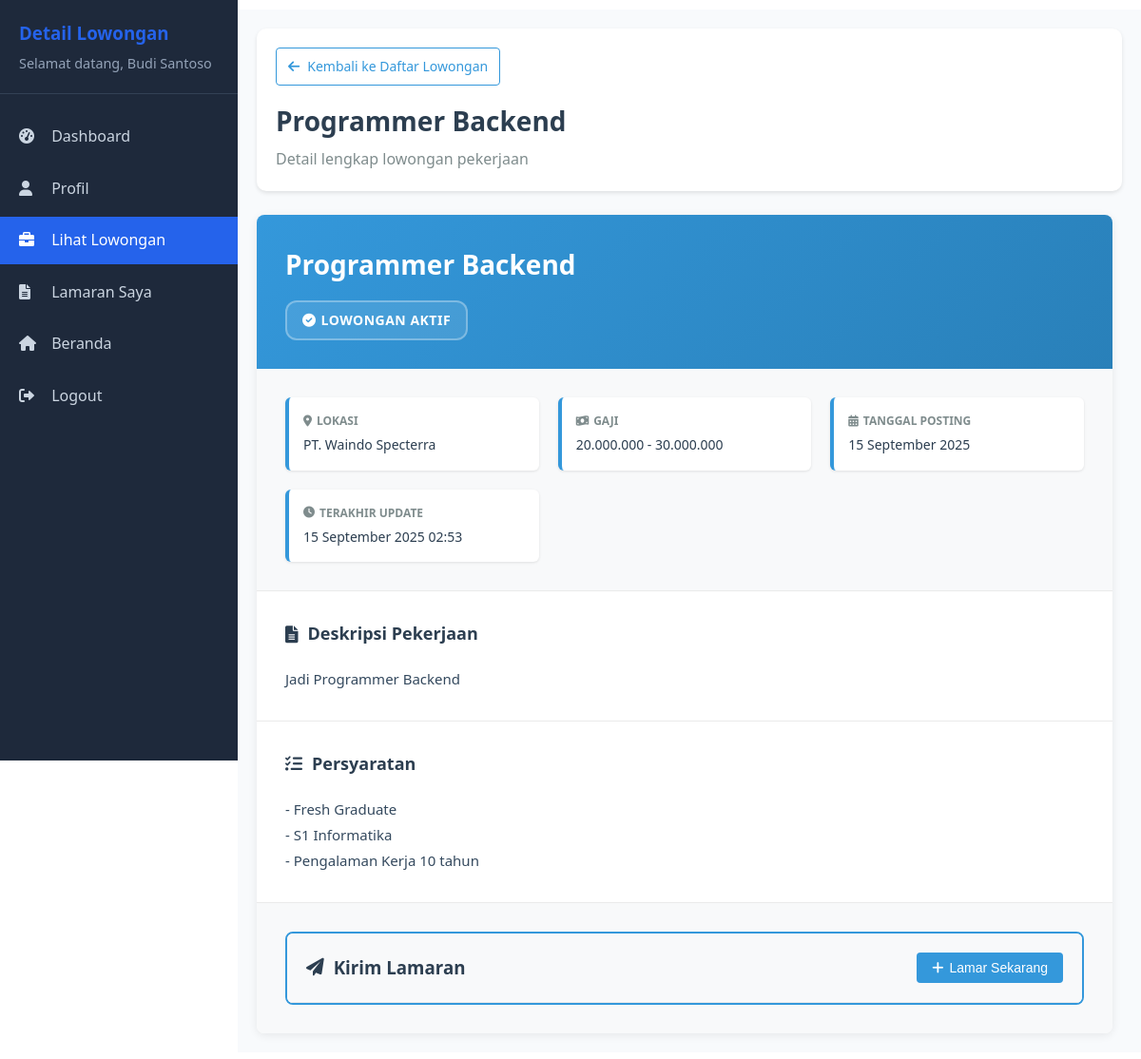
The page /pelamar/detail-lowongan.php?id=2 (signed in) on the database as committed earlier.
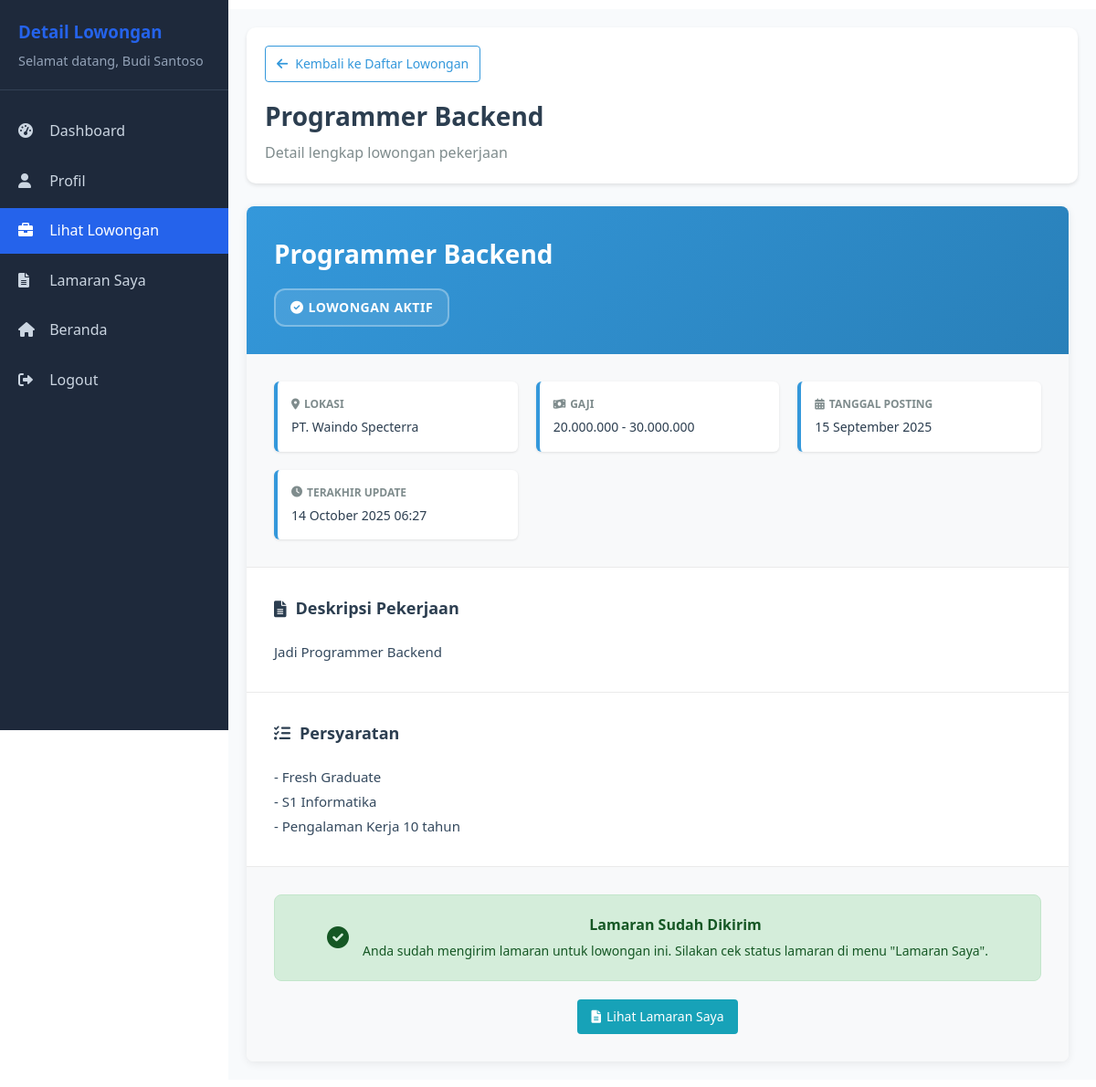
The same page on the database as committed later.
### tables this page shows
CREATE TABLE `lowongan` (
  `job_id` int NOT NULL,
  `title` varchar(200) NOT NULL,
  `description` text NOT NULL,
  `requirements` text,
  `location` varchar(100) DEFAULT NULL,
  `salary_range` varchar(50) DEFAULT NULL,
  `status` enum('open','closed') DEFAULT 'open',
  `posted_by` int DEFAULT NULL,
  `posted_at` timestamp NULL DEFAULT CURRENT_TIMESTAMP,
  `updated_at` timestamp NULL DEFAULT NULL,
  `hapus` int NOT NULL DEFAULT '0'
);

### pelamar/detail-lowongan.php (the view, shortened to what the changed rows need)
<?php
require_once '../connect/koneksi.php';
$user_id = $_SESSION['user_id'];
$job_id = isset($_GET['id']) ? (int)$_GET['id'] : 0;
$show_apply_form = isset($_GET['apply']) && $_GET['apply'] == 1;
$query = "SELECT * FROM lowongan WHERE job_id = $job_id AND hapus = 0";
$result = mysqli_query($conn, $query);
$job = mysqli_fetch_assoc($result);
$checkApplication = mysqli_query($conn, "SELECT * FROM applications WHERE job_id = $job_id AND user_id = $user_id");
$hasApplied = mysqli_num_rows($checkApplication) > 0;
?>
<!DOCTYPE html>
<html lang="id">
<head>
    <link rel="stylesheet" href="../assets/css/common.css">
    <link rel="stylesheet" href="../assets/css/navbar.css">
    <link rel="stylesheet" href="../assets/css/pages.css">
    <link rel="stylesheet" href="https://cdnjs.cloudflare.com/ajax/libs/font-awesome/6.0.0/css/all.min.css">
    <link rel="stylesheet" href="css/dashboard.css">
    <link rel="stylesheet" href="css/lowongan.css">
</head>
<body>
    <div class="dashboard-container">
        <div class="main-content">
            <div class="dashboard-header">
                <div class="header-with-back">
                    <a href="lowongan.php" class="back-button">
                        <i class="fas fa-arrow-left"></i> Kembali ke Daftar Lowongan
                    </a>
                    <h1><?php echo htmlspecialchars($job['title']); ?></h1>
                    <p>Detail lengkap lowongan pekerjaan</p>
                </div>
            </div>
            <div class="job-detail-container">
                <div class="job-detail-card">
                    <div class="job-detail-header">
                        <div class="job-title-section">
                            <h2><?php echo htmlspecialchars($job['title']); ?></h2>
                            <div class="job-status-large">
                                <?php if ($job['status'] === 'open'): ?>
                                    <span class="status-badge status-open">
                                    </span>
                                <?php else: ?>
                                    <span class="status-badge status-closed">
                                        <i class="fas fa-times-circle"></i> Lowongan Ditutup
                                    </span>
                                <?php endif; ?>
                            </div>
                        </div>
                    </div>
                    <div class="job-detail-info">
                        <div class="info-grid">
                            <div class="info-item">
                                <div class="info-label">
                                    <i class="fas fa-map-marker-alt"></i> Lokasi
                                </div>
                                <div class="info-value">
                                    <?php echo htmlspecialchars($job['location'] ?: 'Tidak disebutkan'); ?>
                                </div>
                            </div>
                            <div class="info-item">
                                <div class="info-label">
                                    <i class="fas fa-money-bill-wave"></i> Gaji
                                </div>
                                <div class="info-value">
                                    <?php echo htmlspecialchars($job['salary_range'] ?: 'Nego'); ?>
                                </div>
                            </div>
                            <div class="info-item">
                                <div class="info-label">
                                    <i class="fas fa-calendar-alt"></i> Tanggal Posting
                                </div>
                                <div class="info-value">
                                    <?php echo date('d F Y', strtotime($job['posted_at'])); ?>
                                </div>
                            </div>
                            <div class="info-item">
                                <div class="info-label">
                                    <i class="fas fa-clock"></i> Terakhir Update
                                </div>
                                <div class="info-value">
                                    <?php echo date('d F Y H:i', strtotime($job['updated_at'])); ?>
                                </div>
                            </div>
                        </div>
                    </div>
                    <div class="job-detail-section">
                        <h3><i class="fas fa-file-alt"></i> Deskripsi Pekerjaan</h3>
                        <div class="job-description">
                            <?php echo nl2br(htmlspecialchars($job['description'])); ?>
                        </div>
                    </div>
                    <?php if (!empty($job['requirements'])): ?>
                    <div class="job-detail-section">
                        <h3><i class="fas fa-list-check"></i> Persyaratan</h3>
                        <div class="job-requirements">
                            <?php echo nl2br(htmlspecialchars($job['requirements'])); ?>
                        </div>
                    </div>
                    <?php endif; ?>
                    <div class="application-section">
                        <?php if ($hasApplied): ?>
                            <div class="already-applied">
                                <div class="applied-notice">
                                    <i class="fas fa-check-circle"></i>
                                    <div class="applied-text">
                                        <h4>Lamaran Sudah Dikirim</h4>
                                        <p>Anda sudah mengirim lamaran untuk lowongan ini. Silakan cek status lamaran di menu "Lamaran Saya".</p>
                                    </div>
                                </div>
                                <div class="applied-actions">
                                    <a href="applications.php" class="btn btn-info">
                                        <i class="fas fa-file-alt"></i> Lihat Lamaran Saya
                                    </a>
                                </div>
                            </div>
                        <?php elseif ($job['status'] === 'open'): ?>
                            <div class="apply-section <?php echo $show_apply_form ? 'show-form' : ''; ?>">
                                <div class="apply-header">
                                    <h3><i class="fas fa-paper-plane"></i> Kirim Lamaran</h3>
                                    <?php if (!$show_apply_form): ?>
                                        <button type="button" class="btn btn-primary" onclick="showApplyForm()">
                                            <i class="fas fa-plus"></i> Lamar Sekarang
                                        </button>
                                    <?php endif; ?>
                                </div>
                            </div>
                        <?php endif; ?>
                    </div>
                </div>
            </div>
        </div>
    </div>
</body>
</html>

Rows that differ between the two databases and show on the page:
changed lowongan "Programmer Backend": updated_at "15 September 2025 02:53" → "14 October 2025 06:27"
Other text that changed with them:
text no longer shown: "Kirim Lamaran Lamar Sekarang"
text now shown: "Lamaran Sudah Dikirim Anda sudah mengirim lamaran untuk lowongan ini. Silakan cek status lamaran di menu \"Lamaran Saya\". Lihat Lamaran Saya"
